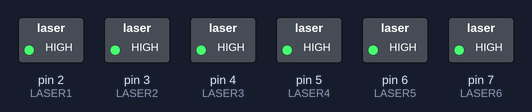
Bench run of a sketch on a simulated Arduino Uno, built with avr-gcc and run on an emulated ATmega328P. Shown: switched loads named in the sketch (green lamp = pin HIGH).

Above: at 0.1 s.
Timing chart, 0 to 1.6 s (numbered marks = the images above):
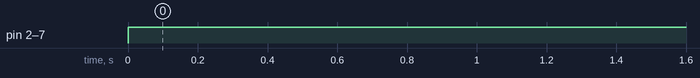

The sketch:

pared_envia.ino
```cpp
int LASER1=2;
int LASER2=3;
int LASER3=4;
int LASER4=5;
int LASER5=6;
int LASER6=7;


void setup() {
  pinMode(LASER1,OUTPUT);
  pinMode(LASER2,OUTPUT);
  pinMode(LASER3,OUTPUT);
  pinMode(LASER4,OUTPUT);
  pinMode(LASER5,OUTPUT);
  pinMode(LASER6,OUTPUT);


}

void loop() {
  digitalWrite(LASER1,HIGH);
  digitalWrite(LASER2,HIGH);
  digitalWrite(LASER3,HIGH);
  digitalWrite(LASER4,HIGH);
  digitalWrite(LASER5,HIGH);
  digitalWrite(LASER6,HIGH);


}
```

Measured:
- by itself, pin 2 (LASER1), pin 3 (LASER2), pin 4 (LASER3), pin 5 (LASER4), pin 6 (LASER5), pin 7 (LASER6): LOW → HIGH at 0.00 s
